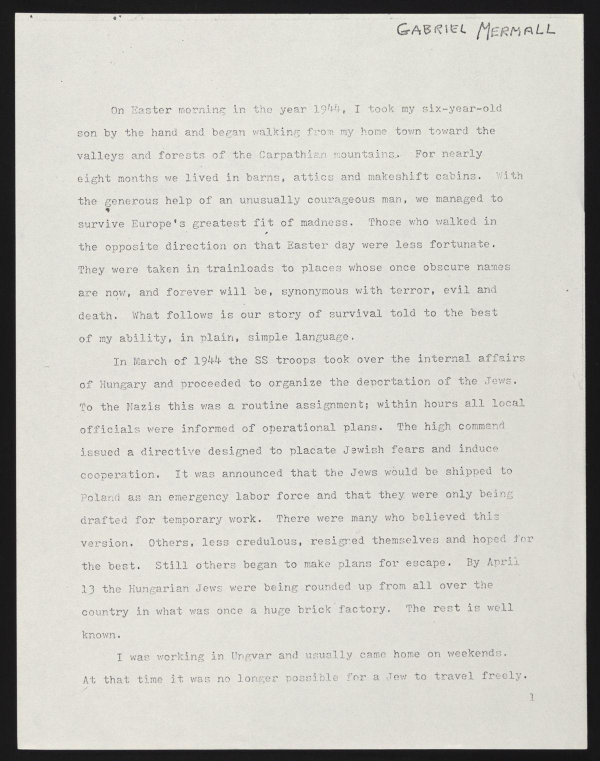
#> input picture data/page_01.jpg, 1200 x 1522 px (shown at 1/2 size)
$ python ocv_learn1.py
#> lines starting #> are read from the running program, lines starting #| are printed output that depends on the picture; after the words box and inside, x2 and y2 are one past the last pixel; in counts of white or black regions, pixels touching at a corner belong together
import cv2 as cv
from matplotlib import pyplot as plt

def display(im_path):
    dpi = 80
    im_data = plt.imread(im_path)

    height, width  = im_data.shape[:2]

    # What size does the figure need to be in inches to fit the image?
    figsize = width / float(dpi), height / float(dpi)

    # Create a figure of the right size with one axes that takes up the full figure
    fig = plt.figure(figsize=figsize)
    ax = fig.add_axes([0, 0, 1, 1])

    # Hide spines, ticks, etc.
    ax.axis('off')

    # Display the image.
    ax.imshow(im_data, cmap='gray')

    plt.show()

def greyscale(image):
    return cv.cvtColor(image, cv.COLOR_BGR2GRAY)

def noise_removal(image):
    import numpy as np
    kernel = np.ones((1,1), np.uint8)
    image = cv.dilate(image,kernel, iterations=1)
    kernel = np.ones((1,1), np.uint8)
    image = cv.erode(image, kernel, iterations=1)
    image = cv.morphologyEx(image, cv.MORPH_CLOSE,kernel)
    image = cv.medianBlur(image,3)
    return (image)

def thin_font(image):
    import numpy as np
    image = cv.bitwise_not(image)
    kernel = np.ones((2,2),np.uint8)
    image = cv.erode(image,kernel,iterations=1)
    image = cv.bitwise_not(image)
    return (image)

def thicc_font(image):
    import numpy as np
    image = cv.bitwise_not(image)
    kernel = np.ones((2,2),np.uint8)
    image = cv.dilate(image,kernel,iterations=1)
    image = cv.bitwise_not(image)
    return (image)

import numpy as np

def getSkewAngle(cvImage) -> float:
    # Prep image, copy, convert to gray scale, blur, and threshold
    newImage = cvImage.copy()
    gray = cv.cvtColor(newImage, cv.COLOR_BGR2GRAY)
    blur = cv.GaussianBlur(gray, (9, 9), 0)
    thresh = cv.threshold(blur, 0, 255, cv.THRESH_BINARY_INV + cv.THRESH_OTSU)[1]

    # Apply dilate to merge text into meaningful lines/paragraphs.
    # Use larger kernel on X axis to merge characters into single line, cancelling out any spaces.
    # But use smaller kernel on Y axis to separate between different blocks of text
    kernel = cv.getStructuringElement(cv.MORPH_RECT, (30, 5))
    dilate = cv.dilate(thresh, kernel, iterations=2)

    # Find all contours
    contours, hierarchy = cv.findContours(dilate, cv.RETR_LIST, cv.CHAIN_APPROX_SIMPLE)
    contours = sorted(contours, key = cv.contourArea, reverse = True)
    for c in contours:
        rect = cv.boundingRect(c)
        x,y,w,h = rect
        cv.rectangle(newImage,(x,y),(x+w,y+h),(0,255,0),2)

    # Find largest contour and surround in min area box
    largestContour = contours[0]
    print (len(contours))
    minAreaRect = cv.minAreaRect(largestContour)
    cv.imwrite("temp/boxes.jpg", newImage)
    # Determine the angle. Convert it to the value that was originally used to obtain skewed image
    angle = minAreaRect[-1]
    if angle < -45:
        angle = 90 + angle
    return -1.0 * angle
# Rotate the image around its center
def rotateImage(cvImage, angle: float):
    newImage = cvImage.copy()
    (h, w) = newImage.shape[:2]
    center = (w // 2, h // 2)
    M = cv.getRotationMatrix2D(center, angle, 1.0)
    newImage = cv.warpAffine(newImage, M, (w, h), flags=cv.INTER_CUBIC, borderMode=cv.BORDER_REPLICATE)
    return newImage

def deskew(cvImage):
    angle = getSkewAngle(cvImage)
    return rotateImage(cvImage, -1.0 * angle)

def remove_border(image):
    contours, heiarchy = cv.findContours(image,cv.RETR_EXTERNAL,cv.CHAIN_APPROX_SIMPLE)
    cnt_sorted = sorted(contours,key=lambda x:cv.contourArea(x))
    cnt = cnt_sorted[-1]
    x,y,w,h = cv.boundingRect(cnt)
    crop = image[y:y+h,x:x+w]
    return (crop)

img_file = "data/page_01.jpg"
img = cv.imread(img_file)
#> img is the input picture: shape (1522, 1200, 3); mean B, G, R 197.6, 203.9, 205.2

# cv.imshow("original image", img)
# cv.waitKey(10000)

#not necessery but need to know
invert_img = cv.bitwise_not(img)
cv.imwrite("temp/inverted01.jpg",invert_img)
display("temp/inverted01.jpg")

#convert image to greyscale
grey_imge = greyscale(img)
cv.imwrite("temp/grey_img01.jpg",grey_imge)
display("temp/grey_img01.jpg")

#black&white image
thresh, img_bw = cv.threshold(grey_imge, 211,230, cv.THRESH_BINARY)
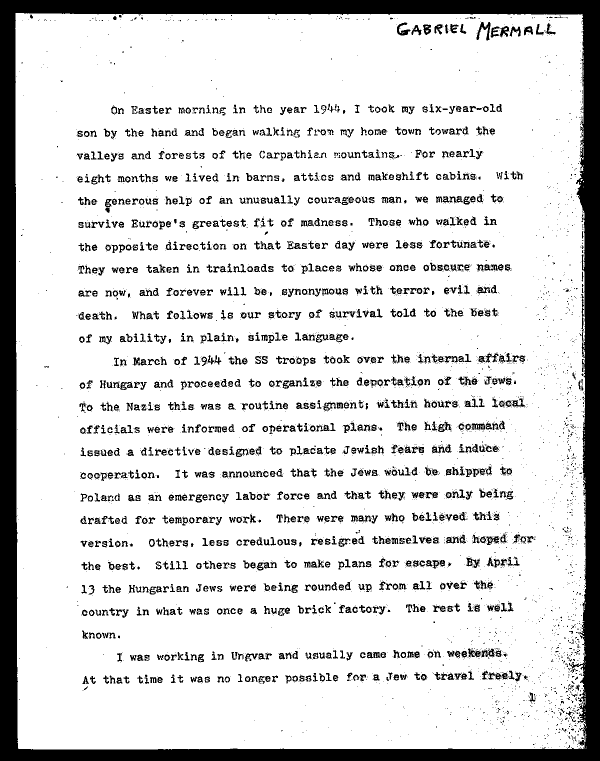
#> img_bw: shape (1522, 1200) (shown at 1/2 size); values 0 (black) and 230 (white), 84.8% white; 5220 black regions (3911 under 20 px), largest, box (x1, y1, x2, y2) and area: (0, 0, 1200, 1522) 158915, (936, 1297, 990, 1315) 472, (953, 44, 981, 81) 396
cv.imwrite("temp/bw_img.jpg",img_bw)
display("temp/bw_img.jpg")

#noise removal
no_noise = noise_removal(img_bw)
#> in noise_removal, `image = cv.medianBlur(image,3)`: image: shape (1522, 1200); values 0 (black) and 230 (white), 85.1% white; 1543 black regions (279 under 20 px), largest, box (x1, y1, x2, y2) and area: (0, 0, 1200, 1522) 159207, (944, 847, 997, 860) 440, (953, 44, 981, 81) 395
cv.imwrite("temp/no__noise_img.jpg", no_noise)
display("temp/no__noise_img.jpg")

#thinig the font
erode_img = thin_font(no_noise)
#> in thin_font, `image = cv.erode(image,kernel,iterations=1)`: image: shape (1522, 1200); values 25 (black) and 255 (white), 12.1% white; 1569 white regions (321 under 20 px), largest, box (x1, y1, x2, y2) and area: (0, 0, 1200, 1522) 155815, (954, 45, 981, 81) 287, (795, 46, 821, 71) 245
cv.imwrite("temp/erode_img.jpg", erode_img)
display("temp/erode_img.jpg")

#thicken the font
dilate_img = thicc_font(no_noise)
#> in thicc_font, `image = cv.dilate(image,kernel,iterations=1)`: image: shape (1522, 1200); values 25 (black) and 255 (white), 17.8% white; 1394 white regions (198 under 20 px), largest, box (x1, y1, x2, y2) and area: (0, 0, 1200, 1522) 162822, (936, 1297, 990, 1315) 643, (944, 847, 998, 861) 586
cv.imwrite("temp/dilate_img.jpg", dilate_img)
display("temp/dilate_img.jpg")

#rotate and deskew (must remove border first)
rotate_img = cv.imread("data/page_01_rotated.JPG")
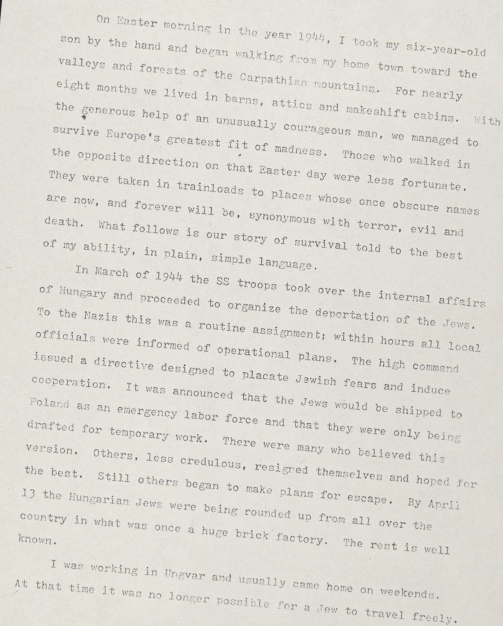
#> input picture data/page_01_rotated.JPG, 1006 x 1251 px (shown at 1/2 size)
#> rotate_img is the input picture: shape (1251, 1006, 3); mean B, G, R 212.5, 219.3, 220.6
fixed = deskew(rotate_img)
#> in getSkewAngle, `thresh = cv.threshold(blur, 0, 255, cv.THRESH_BINARY_INV + cv.THRESH_O..`:
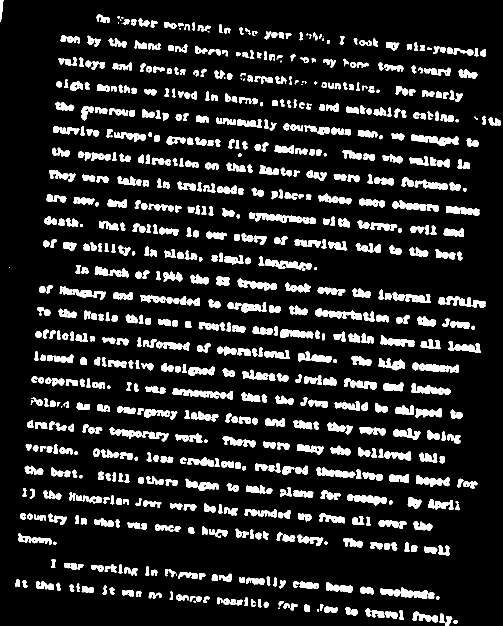
#> thresh: shape (1251, 1006) (shown at 1/2 size); 13.2% white; 805 white regions (24 under 20 px), largest, box (x1, y1, x2, y2) and area: (345, 776, 466, 799) 1286, (823, 269, 917, 292) 1137, (824, 725, 918, 746) 1116
#> in getSkewAngle, `dilate = cv.dilate(thresh, kernel, iterations=2)`:
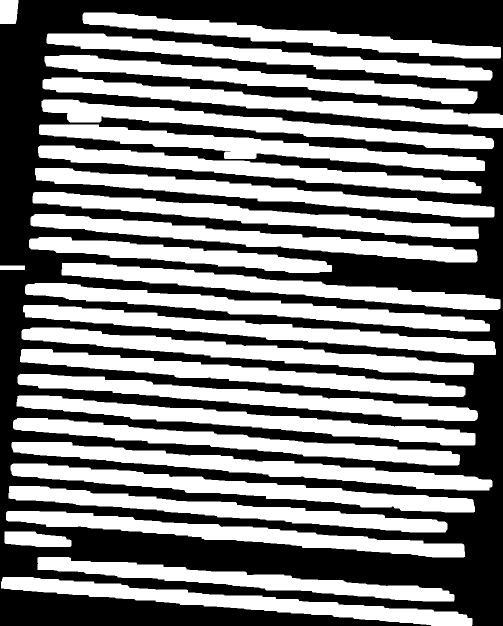
#> dilate: shape (1251, 1006) (shown at 1/2 size); 49% white; 28 white regions
#> in getSkewAngle, `contours, hierarchy = cv.findContours(dilate, cv.RETR_LIST, cv.CHAIN_A..`: contours = 28 contours; largest, box (x1, y1, x2, y2) and area: (46, 610, 992, 710) 25614, (23, 884, 985, 981) 25489, (21, 927, 950, 1025) 25184, (50, 566, 980, 663) 24726, (33, 791, 951, 891) 24553
#> the loop in getSkewAngle, `for c in contours:` made 28 passes
#> (x, y, w, h) on passes 1 to 12: (46, 610, 946, 100), (23, 884, 962, 97), (21, 927, 929, 98), (50, 566, 930, 97), (33, 791, 918, 100), (43, 655, 905, 95), (35, 748, 921, 94), (78, 249, 892, 93), (40, 698, 891, 96), (2, 1154, 943, 97), (85, 155, 921, 101), (70, 336, 919, 99)
#> (c, x, y, w, h) on pass 28: ([[0, 531], [0, 539], [49, 539], [49, 531]], 0, 531, 50, 9)
#> after the loop in getSkewAngle, `for c in contours:`:
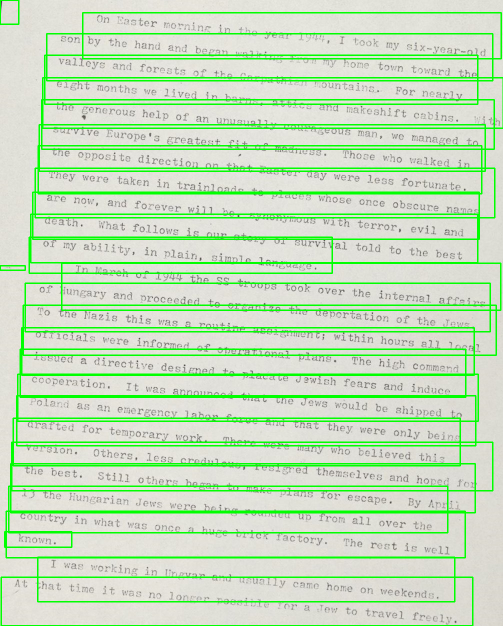
#> newImage: shape (1251, 1006, 3) (shown at 1/2 size); 11.28% of pixels changed, all inside (x1, y1, x2, y2) = (0, 0, 1006, 1251)
#> in getSkewAngle, `largestContour = contours[0]`: largestContour = contour of 241 points, box (x1, y1, x2, y2) (46, 610, 992, 710), area 25614
#| 28
#> in getSkewAngle, `minAreaRect = cv.minAreaRect(largestContour)`: minAreaRect = ((518.5, 660), (35.16, 949.6), -85.2)
#> in getSkewAngle, `angle = minAreaRect[-1]`: angle = -85.2
#> in getSkewAngle, `angle = 90 + angle`: angle = 4.8
#> in deskew, `angle = getSkewAngle(cvImage)`: angle = -4.8
#> in rotateImage, `M = cv.getRotationMatrix2D(center, angle, 1.0)`: M = [[0.996, 0.0837, -50.52], [-0.0837, 0.996, 44.27]]
#> in rotateImage, `newImage = cv.warpAffine(newImage, M, (w, h), flags=cv.INTER_CUBIC, bo..`:
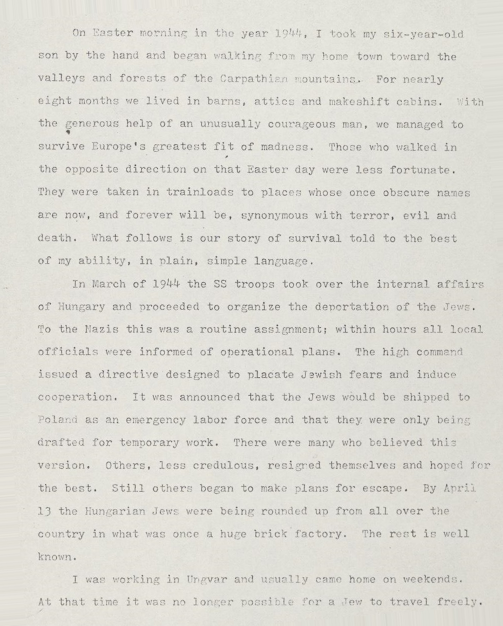
#> newImage: shape (1251, 1006, 3) (shown at 1/2 size); mean B, G, R 212.5, 219.4, 220.7
cv.imwrite("temp/fixed.jpg",fixed)
display("data/page_01_rotated.JPG")
display("temp/fixed.jpg")

#remove border
no_border = remove_border(no_noise)
#> in remove_border, `contours, heiarchy = cv.findContours(image,cv.RETR_EXTERNAL,cv.CHAIN_A..`: contours = 12 contours, 11 with area under 20; largest, box (x1, y1, x2, y2) and area: (31, 26, 1172, 1499) 1664293; heiarchy = [[1, -1, -1, -1], [2, 0, -1, -1], [3, 1, -1, -1], [4, 2, -1, -1], [5, 3, -1, -1], [6, 4, -1, -1], [7, 5, -1, -1], [8, 6, -1, -1], [9, 7, -1, -1], [10, 8, -1, -1], [11, 9, -1, -1], [-1, 10, -1, -1]]
#> in remove_border, `cnt_sorted = sorted(contours,key=lambda x:cv.contourArea(x))`: cnt_sorted has the same summary as contours
#> in remove_border, `cnt = cnt_sorted[-1]`: cnt = contour of 1195 points, box (x1, y1, x2, y2) (31, 26, 1172, 1499), area 1664293
#> in remove_border, `x,y,w,h = cv.boundingRect(cnt)`: x = 31; y = 26; w = 1141; h = 1473
#> in remove_border, `crop = image[y:y+h,x:x+w]`: crop: shape (1473, 1141); values 0 (black) and 230 (white), 92.5% white; 1556 black regions (288 under 20 px), largest, box (x1, y1, x2, y2) and area: (17, 0, 1141, 1089) 7937, (0, 348, 31, 1473) 2596, (1107, 1151, 1141, 1423) 1741
cv.imwrite("temp/no_border01.jpg",no_border)
display("temp/no_border01.jpg")

#add in missing border
color = [255,255,255]
top,bottom,left,right = [150]*4
img_with_border = cv.copyMakeBorder(no_border, top,bottom,left,right ,cv.BORDER_CONSTANT,value=color)
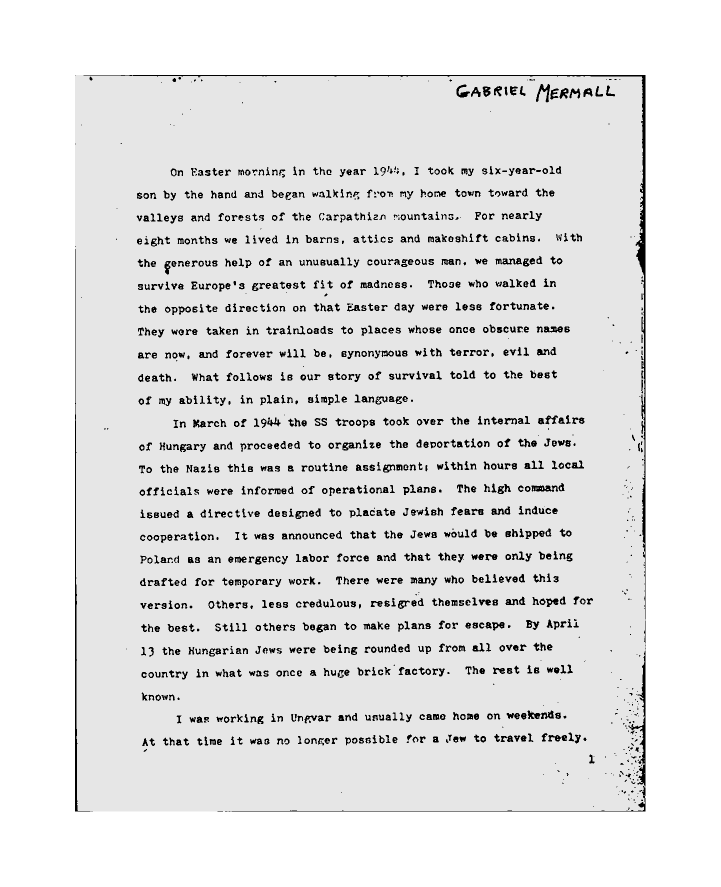
#> img_with_border: shape (1773, 1441) (shown at 1/2 size); min 0, max 255, mean 227.2
cv.imwrite("temp/img_with_border.jpg",img_with_border)
display("temp/img_with_border.jpg")
